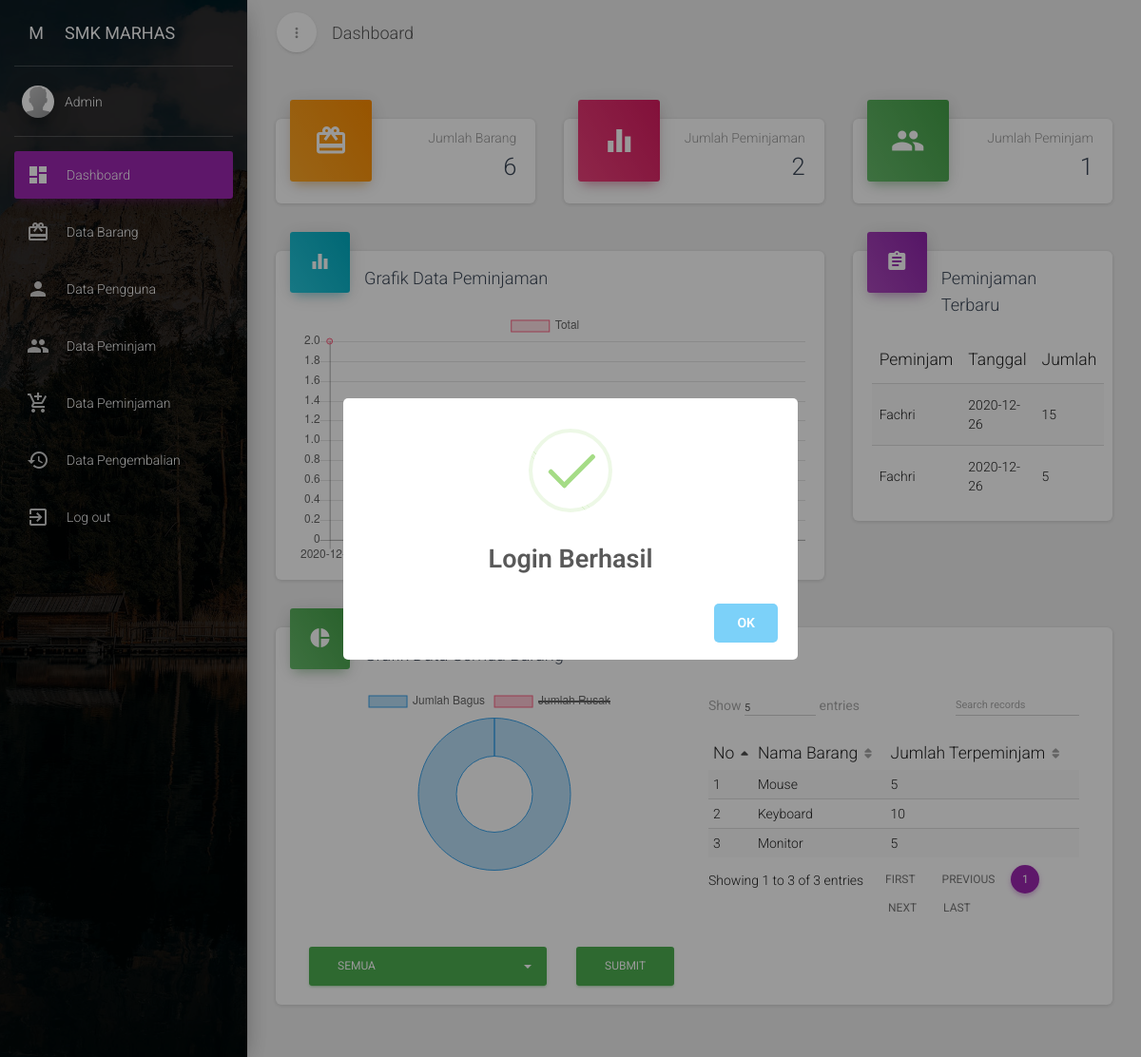
/system/home.php (signed in), run on the app's committed database.
### tables this page shows
CREATE TABLE `peminjaman` (
  `id_peminjaman` int(11) NOT NULL,
  `tgl_pinjam` date DEFAULT NULL,
  `id_peminjam` int(11) DEFAULT NULL,
  `jumlah` int(11) NOT NULL,
  `status` varchar(50) NOT NULL,
  `id_user` int(11) NOT NULL
);

CREATE TABLE `peminjam` (
  `id_peminjam` int(11) NOT NULL,
  `nama` varchar(50) NOT NULL,
  `alamat` varchar(75) NOT NULL,
  `no_telp` varchar(50) NOT NULL,
  `email` varchar(50) NOT NULL
);

CREATE TABLE `detail_peminjaman` (
  `id_detail_peminjamn` int(11) NOT NULL,
  `id_barang` int(11) NOT NULL,
  `jumlah` int(11) NOT NULL,
  `id_peminjaman` int(11) NOT NULL
);

CREATE TABLE `barang` (
  `id_barang` int(11) NOT NULL,
  `nama` varchar(50) DEFAULT NULL,
  `stok` int(11) DEFAULT NULL,
  `tempat` varchar(50) DEFAULT NULL
);

### system/dashboard.php (the view, shortened to what this page needs)
		<a class="navbar-brand" href="#"> Dashboard </a>
    </div>
    <div class="collapse navbar-collapse">
    </div>
  </div>
</nav>
<?php
	$qb = mysqli_query($conn, "SELECT * FROM Barang");
	$barang = mysqli_num_rows($qb);
	$qp = mysqli_query($conn, "SELECT * FROM Peminjaman");
	$peminjaman = mysqli_num_rows($qp);
	$qp1 = mysqli_query($conn, "SELECT * FROM Peminjam");
	$peminjam = mysqli_num_rows($qp1);
?>
<div class="content">
	<div class="container-fluid">
		<div class="row">
            <div class="col-lg-4 col-md-6 col-sm-6">
                <div class="card card-stats">
                    <div class="card-header" data-background-color="orange">
                        <i class="material-icons">redeem</i>
                    </div>
                    <div class="card-content">
                        <p class="category">Jumlah Barang</p>
                        <h3 class="card-title"><?= $barang?></h3>
                    </div>
                </div>
            </div>
            <div class="col-lg-4 col-md-6 col-sm-6">
                <div class="card card-stats">
                    <div class="card-header" data-background-color="rose">
                        <i class="material-icons">equalizer</i>
                    </div>
                    <div class="card-content">
                        <p class="category">Jumlah Peminjaman</p>
                        <h3 class="card-title"><?= $peminjaman?></h3>
                    </div>
                </div>
            </div>
            <div class="col-lg-4 col-md-6 col-sm-6">
                <div class="card card-stats">
                    <div class="card-header" data-background-color="green">
                        <i class="material-icons">people</i>
                    </div>
                    <div class="card-content">
                        <p class="category">Jumlah Peminjam</p>
                        <h3 class="card-title"><?= $peminjam?></h3>
                    </div>
                </div>
            </div>
            <?php
              if ($_SESSION['level'] == "Admin" or $_SESSION['level'] == "Kepala Sekolah") {
            ?>
            <div class="col-lg-8">
                <div class="card">
                    <div class="card-header card-header-icon" data-background-color="blue">
                        <i class="material-icons">equalizer</i>
                    </div>
                    <div class="card-content">
                        <h4 class="card-title">Grafik Data Peminjaman</h4>
                  </div>
                </div>
            </div>
            <div class="col-lg-4">
                <div class="card">
                  <div class="card-header card-header-icon" data-background-color="purple">
                      <i class="material-icons">assignment</i>
                  </div>
                  <div class="card-content">
                      <h4 class="card-title">Peminjaman Terbaru</h4>
                      <div class="material-datatables">
                      <table class="table table-striped table-no-bordered table-hover" cellspacing="0" width="100%" style="width:100%">
                        <thead>
                            <tr>
                                <th>Peminjam</th>
                                <th>Tanggal</th>
                                <th>Jumlah</th>
                            </tr>
                        </thead>
                        <tbody>
                            <?php
                              $q = mysqli_query($conn, "SELECT * FROM peminjaman order by id_peminjaman desc limit 5");
                              while ($data=mysqli_fetch_array($q)) {
                                $idp = $data['id_peminjam'];
                                $datap = mysqli_fetch_array(mysqli_query($conn, "SELECT * from peminjam where id_peminjam='$idp'"));
                            ?>
                            <tr>
                                <td><?= $datap['nama']?></td>
                                <td><?= $data['tgl_pinjam']?></td>
                                <td><?= $data['jumlah']?></td>
                            </tr>
                            <?php
                              }
                            ?>
                        </tbody>
                      </table>
                      </div>
                  </div>
                </div>
            </div>
            <div class="col-lg-12">
                <div class="card">
                    <div class="card-header card-header-icon" data-background-color="green">
                        <i class="material-icons">pie_chart</i>
                    </div>
                    <div class="card-content">
                        <h4 class="card-title" id="jrusak">Grafik Data Semua Barang</h4>
                        <div class="col-lg-6">
                          <canvas id="brskChart"></canvas>
                        </div>
                        <div class="col-lg-6">
                          <table id="customtables" class="table table-striped table-no-bordered table-hover" cellspacing="0" width="100%" style="width:100%">
                            <thead>
                                <tr>
                                    <th>No</th>
                                    <th>Nama Barang</th>
                                    <th>Jumlah Terpeminjam</th>
                                </tr>
                            </thead>
                            <tbody>
                                <?php
                                  if (isset($_POST['brng'])) {
                                    $id = $_POST['idbrng'];
                                    if ($id == "all") {
                                      $qbj = mysqli_query($conn, "SELECT *,sum(jumlah) as total FROM detail_peminjaman group by id_barang limit 5");
                                    }else{
                                      $qbj = mysqli_query($conn, "SELECT *,sum(jumlah) as total FROM detail_peminjaman where id_barang='$id' group by id_barang");
                                    }
                                  }else{
                                    $qbj = mysqli_query($conn, "SELECT *,sum(jumlah) as total FROM detail_peminjaman group by id_barang limit 5");
                                  }
                                  $i = 1;
                                  while ($dbj=mysqli_fetch_array($qbj)) {
                                    $id = $dbj['id_barang'];
                                    $qnb = mysqli_fetch_array(mysqli_query($conn, "SELECT * FROM Barang where id_barang='$id'"));
                                ?>
                                <tr>
                                    <td><?= $i?></td>
                                    <td><?= $qnb['nama']?></td>
                                    <td><?= $dbj['total']?></td>
                                </tr>
                                <?php
                                  $i++;}
                                ?>
                            </tbody>
                          </table>
                        </div>
                        <hr">
                        <form action="" method="POST">
                          <div class="form-group col-lg-4">
                            <select class="selectpicker" name="idbrng" data-style="btn btn-success">
                              <option value="all">Semua</option>
                            </select>
                          </div>
                          <div class="form-group col-lg-2">
                            <button class="btn btn-success" type="submit" name="brng" value="ada">Submit</button>
                          </div>
                        </form>
                  </div>
                </div>
            </div>
            <?php
            }else if ($_SESSION['level'] == "Petugas"){
            ?>
              <div class="col-lg-12">
                <div class="card btn btn-primary">
                  <div class="card-content">
                    <center><h1><b>Selamat Datang </b></h1></center>
                    <center><h3>di Program Inventory SMK MARHAS Margahayu</h3></center>
                  </div>
                </div>
              </div>
            <?php
            }
            ?>
        </div>
    </div>
</div>

### data on the page
peminjaman: id_peminjam.nama "Fachri", tgl_pinjam "2020-12-26", jumlah "15"
peminjaman: id_peminjam.nama "Fachri", tgl_pinjam "2020-12-26", jumlah "5"
detail_peminjaman: id_barang.nama "Mouse", total "5"
detail_peminjaman: id_barang.nama "Keyboard", total "10"
detail_peminjaman: id_barang.nama "Monitor", total "5"

### other printed values
$_SESSION['nama'] "Admin"
$barang "6"
$peminjaman "2"
$peminjam "1"
